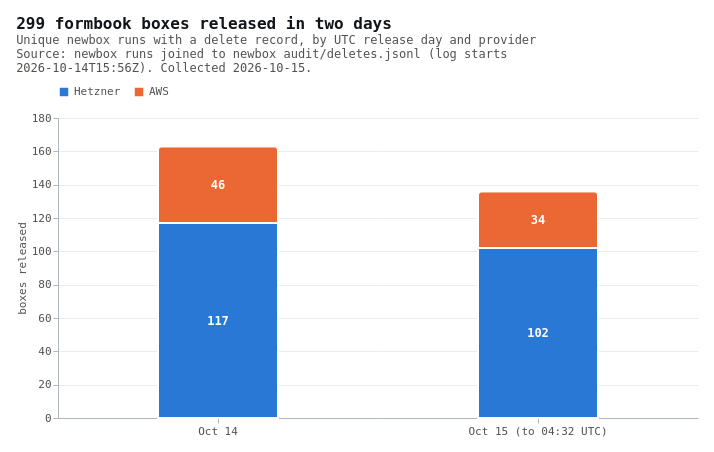

This figure's Vega-Lite source:
### Vega-Lite specification from a JSON file in a GitHub repository (floating-point values rounded to 4 significant figures)
{"$schema": "https://vega.github.io/schema/vega-lite/v6.json", "description": "Stacked bar chart of formbook boxes released per day. 2026-10-14: 117 Hetzner plus 46 AWS (163). 2026-10-15 up to 04:32 UTC: 102 Hetzner plus 34 AWS (136).", "title": {"text": "299 formbook boxes released in two days", "subtitle": ["Unique newbox runs with a delete record, by UTC release day and provider", "Source: newbox runs joined to newbox audit/deletes.jsonl (log starts", "2026-10-14T15:56Z). Collected 2026-10-15."]}, "width": 640, "height": 300, "config": {"background": "#ffffff", "padding": 16, "font": "IBM Plex Mono, ui-monospace, monospace", "view": {"stroke": null}, "title": {"anchor": "start", "fontSize": 16, "color": "#111418", "subtitleColor": "#52514e", "subtitleFontSize": 12, "offset": 12}, "axis": {"labelColor": "#52514e", "titleColor": "#52514e", "labelFontSize": 11, "titleFontSize": 11, "titleFontWeight": "normal", "domainColor": "#adb5bd", "tickColor": "#adb5bd", "gridColor": "#e9ecef"}, "legend": {"labelColor": "#52514e", "titleColor": "#52514e", "labelFontSize": 11, "titleFontSize": 11, "orient": "top", "direction": "horizontal"}}, "data": {"values": [{"day": "Oct 14", "provider": "Hetzner", "boxes": 117}, {"day": "Oct 14", "provider": "AWS", "boxes": 46}, {"day": "Oct 15 (to 04:32 UTC)", "provider": "Hetzner", "boxes": 102}, {"day": "Oct 15 (to 04:32 UTC)", "provider": "AWS", "boxes": 34}]}, "encoding": {"x": {"field": "day", "type": "nominal", "title": null, "axis": {"labelAngle": 0}}, "y": {"field": "boxes", "type": "quantitative", "stack": "zero", "title": "boxes released"}, "color": {"field": "provider", "type": "nominal", "title": null, "scale": {"domain": ["Hetzner", "AWS"], "range": ["#2a78d6", "#eb6834"]}}, "order": {"field": "provider", "sort": "descending"}}, "layer": [{"mark": {"type": "bar", "width": 120, "stroke": "#ffffff", "strokeWidth": 2, "cornerRadiusTopLeft": 4, "cornerRadiusTopRight": 4}}, {"mark": {"type": "text", "dy": 0, "color": "#ffffff", "fontSize": 12, "fontWeight": "bold"}, "encoding": {"y": {"field": "boxes", "type": "quantitative", "stack": "zero", "bandPosition": 0.5}, "text": {"field": "boxes", "type": "quantitative"}, "color": {"value": "#ffffff"}}}]}
